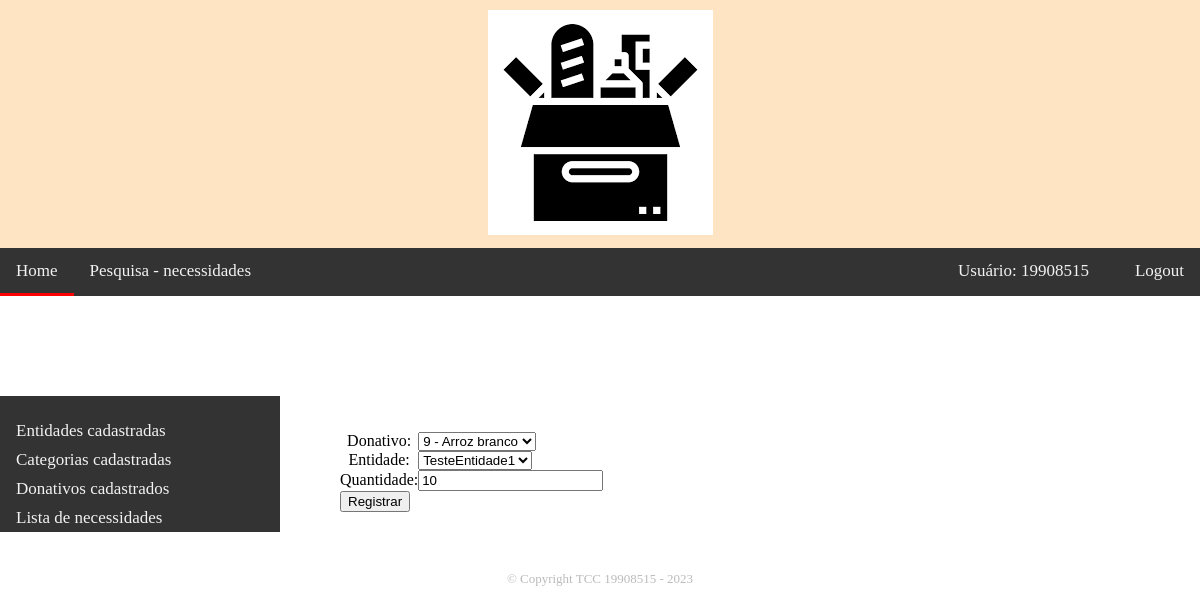
The page /appdoacoes/necessidades/1/atualizar/ (signed in) on the database its author committed.
### appdoacoes/models.py (models this page shows, shortened)
class User(AbstractUser):
    COMUNIDADEPF = 'comunidade-PF'
    COMUNIDADEPJ = 'comunidade-PJ'
    ENTIDADE = 'entidade'
    TIPO_CONTA_CHOICES = (
        (COMUNIDADEPF, 'Comunidade PF'),
        (COMUNIDADEPJ, 'Comunidade PJ'),
        (ENTIDADE, 'Entidade'),
    )
    tipo_de_conta = models.CharField(max_length=20, choices=TIPO_CONTA_CHOICES)
    entidade = models.ForeignKey("EmpresaEntidade", verbose_name=("Entidade"), on_delete=models.RESTRICT, null=True,blank=True)
    comunidade_pf = models.ForeignKey("PessoaComunidade",verbose_name=('Comunidade PF'),on_delete=models.RESTRICT, null=True,blank=True)
    comunidade_pj = models.ForeignKey("EmpresaComunidade",verbose_name=('Comunidade PJ'),on_delete=models.RESTRICT, null=True,blank=True)

class InstanciaDonativo(models.Model):
    id = models.AutoField(primary_key=True)
    donativo = models.ForeignKey('Donativo', null=True, on_delete=models.CASCADE)
    entidade = models.ForeignKey('EmpresaEntidade', null=True, on_delete=models.CASCADE)
    quantidade = models.IntegerField()
    class Meta:
        permissions = [('pode_criar_atualizar_necessidade','Cria/Atualiza necessidade'),('pode_deletar_necessidade','Deleta necessidade')]

### appdoacoes/views.py (the view, shortened to what this page needs)
# urls.py: path('necessidades/<int:pk>/atualizar/', views.RegistroNecessidadeUpdate.as_view(),name='necessidade-update'),
class RegistroNecessidadeUpdate(PermissionRequiredMixin,UpdateView):
    permission_required = 'appdoacoes.pode_criar_atualizar_necessidade'
    model = InstanciaDonativo
    fields = ('donativo','entidade','quantidade')

### appdoacoes/models.py (called while the page is built)
    def __str__(self):
        return self.nome_fantasia

    def __str__(self):
        return '{0} - {1}'.format(self.id, self.descricao)

### appdoacoes/templates/appdoacoes/instanciadonativo_form.html (shortened to what this page needs)
{% extends 'base_generica.html' %}
{% block content %}
    <form action="" method="post">
        <table>
            {{ form.as_table }}
        </table>
        <input type="submit" value="Registrar">
    </form>
{% endblock %}

### appdoacoes/templates/base_generica.html (shortened to what this page needs)
<!DOCTYPE html>
<html lang="pt-br">
	<head>
        {% load static %}
        <link rel="stylesheet" type ='text/css' href="{% static 'css/reset.css' %}">
        <link rel="stylesheet" type ='text/css' href="{% static 'css/style.css' %}">
	</head>
	<body>
		<header>
			<div class="imagem-centro">
                {% load static %}
				<h1><img src="{% static 'imagens/doação-alimentos.png' %}" alt="logo doação alimentos"></h1>
			</div>
		</header>
		<div class="topnav">
        {% block sidebar %}
			<nav>
				<ul>
					<li><a href="{% url 'index' %}" class="active">Home</a></li>
					<li><a href="">Pesquisa - necessidades</a></li>
					<div class="topnav-right">
						{% if user.is_authenticated %}
							<li class="username">Usuário: {{ user.get_username }}</li>
							<li><a href="{% url 'logout' %}">Logout</a></li>
						{% else %}
							<li><a href="{% url 'login' %}">Login</a></li>
						{% endif %}
					</div>
				</ul>
			</nav>
		</div>
		{% endblock %}
		<div class="sidenav">
		  <a href="{% url 'entidade-list' %}">Entidades cadastradas</a>
		  <a href="{% url 'categoria-list' %}">Categorias cadastradas</a>
		  <a href="{% url 'donativo-list' %}">Donativos cadastrados</a>
		  <a href="{% url 'necessidades-list' %}">Lista de necessidades</a>
		</div>
		<div class="main">
			{% block content %}{% endblock %}
		</div>
		{% block footer %}
			<footer>
				<p class="copyright">&copy; Copyright TCC 19908515 - 2023</p>
			</footer>
		{% endblock %}
	</body>
</html>
</html>

### appdoacoes/static/css/style.css (style rules this page uses)
header { background-color: bisque; padding: 10px; }
.imagem-centro { text-align:center; margin: 0 auto; padding:0px; }
.topnav { background-color: #333; overflow: hidden; }
.topnav a { float: left; display: block; color: #f2f2f2; text-align: center; padding: 14px 16px; text-decoration: none; font-size: 17px; border-bottom: 3px solid transparent; }
.topnav a.active { border-bottom: 3px solid red; }
.topnav-right { float: right; }
.topnav-right li { display: inline-block; vertical-align: middle; }
.topnav-right .username { margin-right: 10px; color: #f2f2f2; text-align: center; padding: 14px 16px; text-decoration: none; font-size: 17px; border-bottom: 3px solid transparent; }
.sidenav { width: 280px; position: relative; z-index: 1; top: 100px; left: 0; background-color: #333; overflow-x: hidden; padding-top: 20px; }
.sidenav a { padding: 6px 8px 6px 16px; text-decoration: none; font-size: 17px; color: #f2f2f2; display: block; }
.main { margin-left: 300px; padding: 0 40px; }
footer { text-align: center; padding: 40px; }
.copyright { color: #BBBBBB; font-size: 13px; margin-top: 20px; }

### rows shown on the page
User: get_username "19908515"
InstanciaDonativo: donativo "9 - Arroz branco", entidade "TesteEntidade1", quantidade "10"
